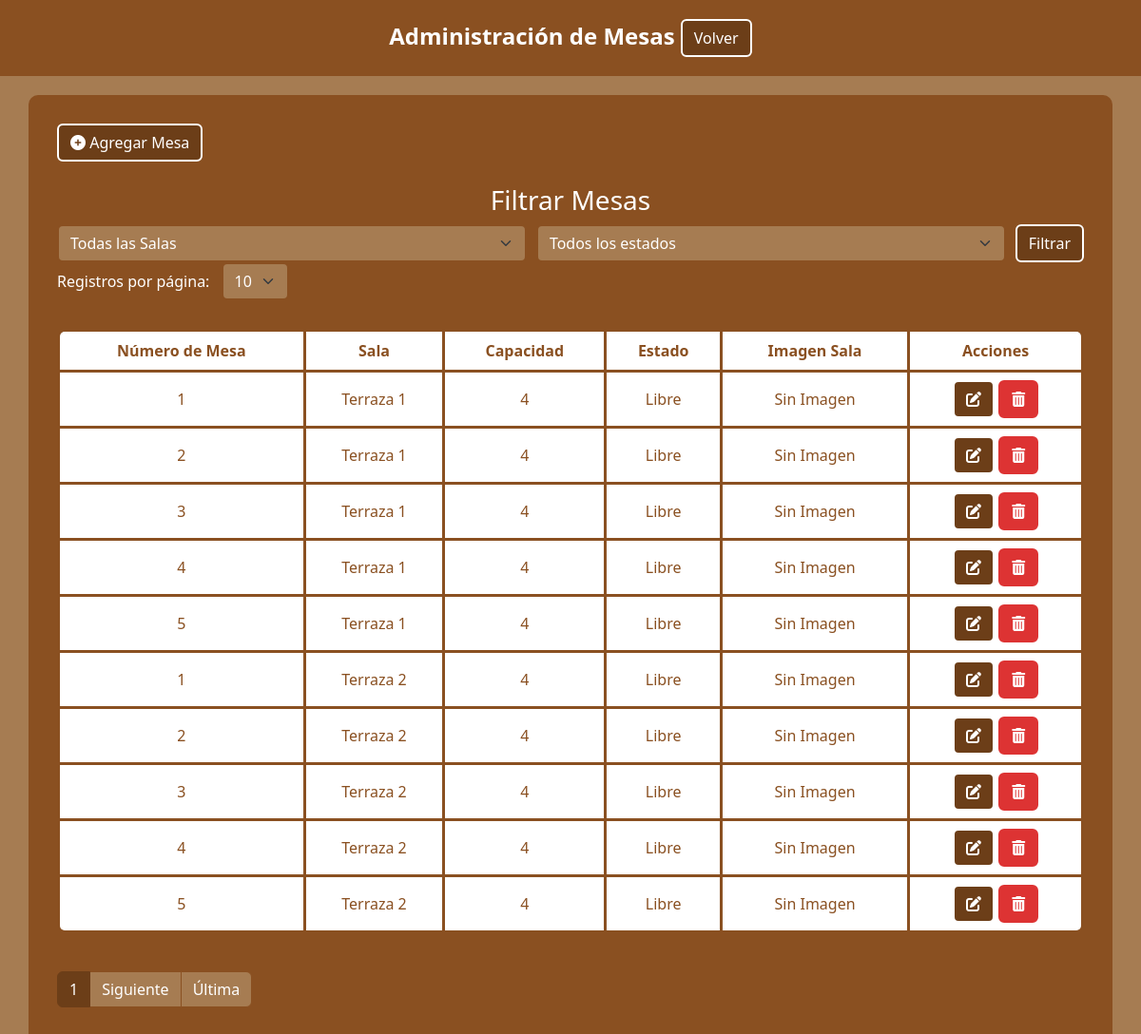
Screenshot of /admin/gestionEdicion/crudMesas.php (signed in) with the database file from the repository.
### tables this page shows
CREATE TABLE tbl_tables (
    table_id INT PRIMARY KEY AUTO_INCREMENT,
    room_id INT NOT NULL,
    table_number INT NOT NULL,
    capacity INT NOT NULL,
    status ENUM('free', 'occupied') DEFAULT 'free',   
    occupied_since DATETIME NULL,   
    image_path VARCHAR(255) DEFAULT NULL,   
    FOREIGN KEY (room_id) REFERENCES tbl_rooms(room_id) ON DELETE CASCADE
);

CREATE TABLE tbl_rooms (
    room_id INT PRIMARY KEY AUTO_INCREMENT,
    name_rooms VARCHAR(50) NOT NULL,
    capacity INT NOT NULL,
    description TEXT,
    image_path VARCHAR(255) DEFAULT NULL,   
    room_type ENUM('terraza', 'salon', 'vip') NOT NULL   
);

### admin/gestionEdicion/crudMesas.php (the view, shortened to what this page needs)
<?php
include_once('../../conexion/conexion.php');
$recordsPerPage = isset($_POST['recordsPerPage']) ? intval($_POST['recordsPerPage']) : (isset($_SESSION['recordsPerPage']) ? intval($_SESSION['recordsPerPage']) : 10);
$currentPage = isset($_GET['page']) ? max(1, intval($_GET['page'])) : 1;
$params = [];
$whereSql = '';
$whereSql = ltrim($whereSql, " AND");
$whereSql = $whereSql ? "WHERE " . $whereSql : "";
$sqlCount = "
    SELECT COUNT(*)
    FROM tbl_tables
    INNER JOIN tbl_rooms ON tbl_tables.room_id = tbl_rooms.room_id
    $whereSql
";
$stmtCount = $conexion->prepare($sqlCount);
$stmtCount->execute($params);
$totalRecords = $stmtCount->fetchColumn();
$totalPages = ceil($totalRecords / $recordsPerPage);
$offset = ($currentPage - 1) * $recordsPerPage;
$sqlMesas = "
    SELECT tbl_tables.table_id,
           tbl_tables.table_number,
           tbl_rooms.name_rooms AS room_name,
           tbl_tables.capacity,
           tbl_tables.status,
           tbl_tables.image_path
    FROM tbl_tables
    INNER JOIN tbl_rooms ON tbl_tables.room_id = tbl_rooms.room_id
    $whereSql
    LIMIT :limit OFFSET :offset
";
$stmtMesas = $conexion->prepare($sqlMesas);
$stmtMesas->bindParam(':limit', $recordsPerPage, PDO::PARAM_INT);
$stmtMesas->bindParam(':offset', $offset, PDO::PARAM_INT);
$stmtMesas->execute();
?>
<!DOCTYPE html>
<html lang="es">
<head>
    <link href="https://cdn.jsdelivr.net/npm/bootstrap@5.3.3/dist/css/bootstrap.min.css" rel="stylesheet">
    <link href="https://cdnjs.cloudflare.com/ajax/libs/font-awesome/6.0.0-beta3/css/all.min.css" rel="stylesheet">
</head>
<body>
    <div class="top-bar">
        Administración de Mesas
        <a href="../principalAdmin.php" class="btn btn-primary">Volver</a>
    </div>
    <div class="container">
        <div class="d-flex justify-content-between mb-4">
            <a href="agregarMesa.php" class="btn btn-primary">
                <i class="fas fa-plus-circle"></i> Agregar Mesa
            </a>
        </div>
        <div class="mt-4">
            <h3>Filtrar Mesas</h3>
            <form class="form-inline" method="POST">
                <select name="sala" class="form-select">
                    <option value="">Todas las Salas</option>
                </select>
                <select name="estado" class="form-select">
                    <option value="">Todos los estados</option>
                </select>
                <button type="submit" class="btn btn-warning">Filtrar</button>
            </form>
        </div>
        <form method="POST" class="mb-3">
            <label for="recordsPerPage" class="me-2">Registros por página:</label>
            <select name="recordsPerPage" id="recordsPerPage" class="form-select w-auto d-inline" onchange="this.form.submit();">
                <option value="10" <?= $recordsPerPage == 10 ? 'selected' : ''; ?>>10</option>
            </select>
        </form>
        <div>
            <table class="table">
                <thead>
                    <tr>
                        <th>Número de Mesa</th>
                        <th>Sala</th>
                        <th>Capacidad</th>
                        <th>Estado</th>
                        <th>Imagen Sala</th>
                        <th>Acciones</th>
                    </tr>
                </thead>
                <tbody>
                    <?php if ($stmtMesas->rowCount() > 0) {
                        while ($mesa = $stmtMesas->fetch()) { ?>
                            <tr>
                                <td><?= htmlspecialchars($mesa['table_number']); ?></td>
                                <td><?= htmlspecialchars($mesa['room_name']); ?></td>
                                <td><?= htmlspecialchars($mesa['capacity']); ?></td>
                                <td><?= $mesa['status'] === 'free' ? 'Libre' : 'Ocupada'; ?></td>
                                <td>
                                    <?php if (!empty($mesa['image_path'])) { ?>
                                        <img src="../../<?= htmlspecialchars($mesa['image_path']); ?>" alt="Mesa" class="mt-3 img-thumbnail" style="max-width: 400px; max-height: 300px; object-fit: cover;">
                                    <?php } else { ?>
                                        Sin Imagen
                                    <?php } ?>
                                </td>
                                <td>
                                    <a href="editarMesa.php?id=<?= $mesa['table_id']; ?>" class="btn btn-warning">
                                        <i class="fas fa-edit"></i>
                                    </a>
                                    <button type="button" class="btn btn-danger" onclick="confirmarEliminacion(<?= $mesa['table_id']; ?>)">
                                        <i class="fas fa-trash-alt"></i>
                                    </button>
                                </td>
                            </tr>
                        <?php }
                    } else { ?>
                        <tr>
                            <td colspan="6" class="text-center">No hay mesas disponibles.</td>
                        </tr>
                    <?php } ?>
                </tbody>
            </table>
            <div class="pagination">
                <ul class="pagination">
                    <li class="page-item active"><span class="page-link"><?= $currentPage ?></span></li>
                    <?php if ($currentPage < $totalPages) { ?>
                        <li class="page-item"><a class="page-link" href="?page=<?= $currentPage + 1 ?>">Siguiente</a></li>
                        <li class="page-item"><a class="page-link" href="?page=<?= $totalPages ?>">Última</a></li>
                    <?php } ?>
                </ul>
            </div>
        </div>
    </div>
</body>
</html>

### admin/gestionEdicion/crudMesas.php (style rules this page uses)
body { background-color: #a67c52; }
.top-bar { background-color: #8A5021; padding: 20px; margin-bottom: 20px; text-align: center; color: white; font-size: 1.5rem; font-weight: bold; }
.container { padding: 30px; margin-top: 20px; background-color: #8A5021; border-radius: 10px; color: white; }
h1, h3 { text-align: center; }
.form-inline { display: flex; align-items: center; justify-content: flex-start; flex-wrap: nowrap; gap: 10px; }
.btn-primary, .btn-warning, .btn-danger { background-color: #6c3e18; color: white; border: 2px solid white; }
.table { margin-top: 30px; border-radius: 8px; border: 3px solid #8A5021; overflow: hidden; }
.table th, .table td { text-align: center; vertical-align: middle; color: #8A5021; border: 3px solid #8A5021; }
.table thead { background-color: #6c3e18; color: white; }
.table tbody { background-color: #8A5021; }
.pagination { margin-top: 20px; }
.pagination .page-item.active .page-link { background-color: #6c3e18; border-color: #6c3e18; }
.pagination .page-item .page-link { background-color: #a67c52; border-color: #8A5021; color: white; }
.form-select { background-color: #a67c52; color: white; border: 2px solid #8A5021; }
.form-inline select, .form-inline input[type="number"] { background-color: #a67c52; color: white; border: 2px solid #8A5021; }
.btn-danger { background-color: #d33; border-color: #d33; }
input::placeholder, select::placeholder { color: white; }

### rows the page displays
tbl_tables: table_number "1", room.name_rooms "Terraza 1", capacity "4", status "Libre", shows "Sin Imagen"
tbl_tables: table_number "2", room.name_rooms "Terraza 1", capacity "4", status "Libre", shows "Sin Imagen"
tbl_tables: table_number "3", room.name_rooms "Terraza 1", capacity "4", status "Libre", shows "Sin Imagen"
tbl_tables: table_number "4", room.name_rooms "Terraza 1", capacity "4", status "Libre", shows "Sin Imagen"
tbl_tables: table_number "5", room.name_rooms "Terraza 1", capacity "4", status "Libre", shows "Sin Imagen"
tbl_tables: table_number "1", room.name_rooms "Terraza 2", capacity "4", status "Libre", shows "Sin Imagen"
tbl_tables: table_number "2", room.name_rooms "Terraza 2", capacity "4", status "Libre", shows "Sin Imagen"
tbl_tables: table_number "3", room.name_rooms "Terraza 2", capacity "4", status "Libre", shows "Sin Imagen"
tbl_tables: table_number "4", room.name_rooms "Terraza 2", capacity "4", status "Libre", shows "Sin Imagen"
tbl_tables: table_number "5", room.name_rooms "Terraza 2", capacity "4", status "Libre", shows "Sin Imagen"

### other values shown
$currentPage "1"
